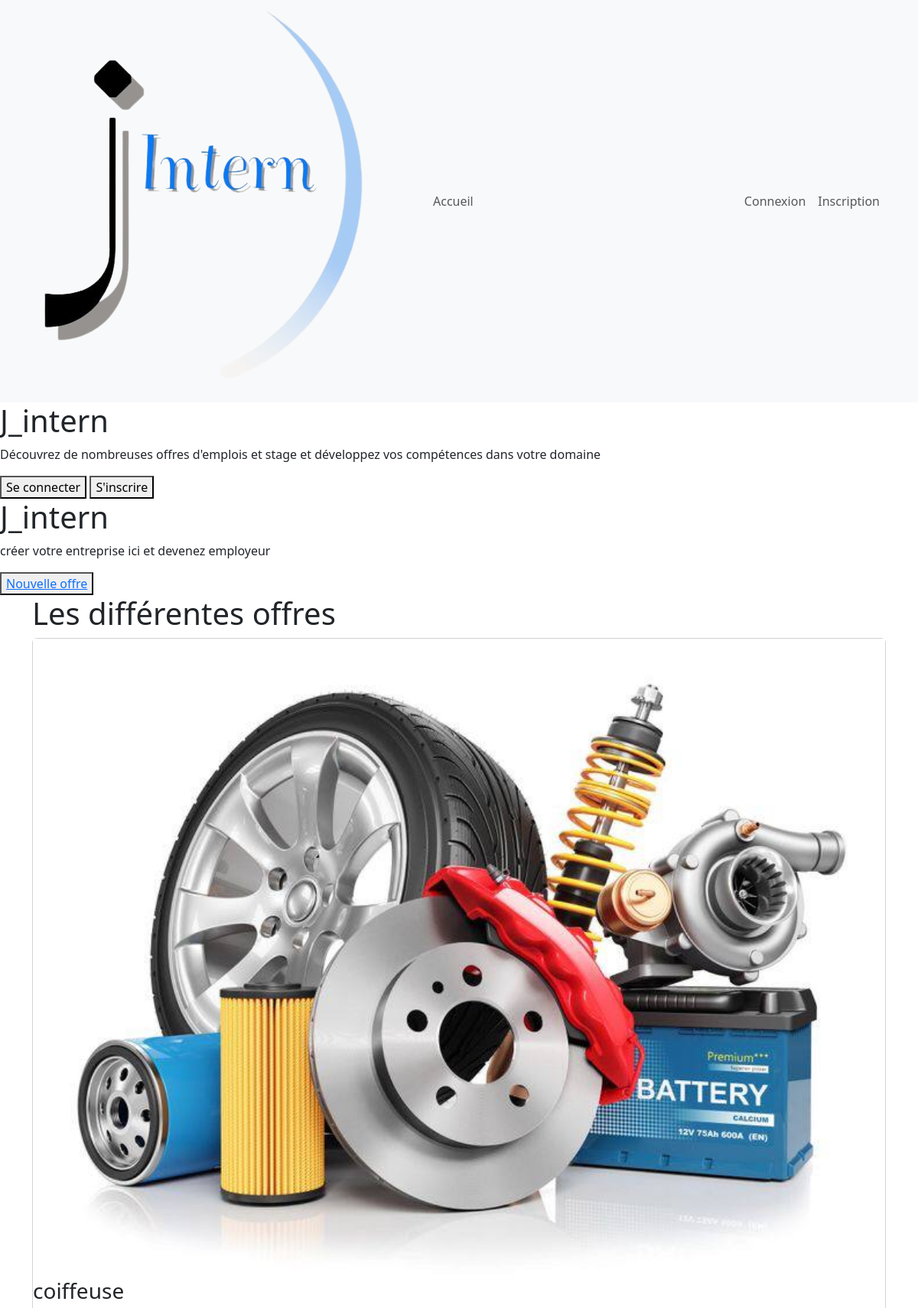
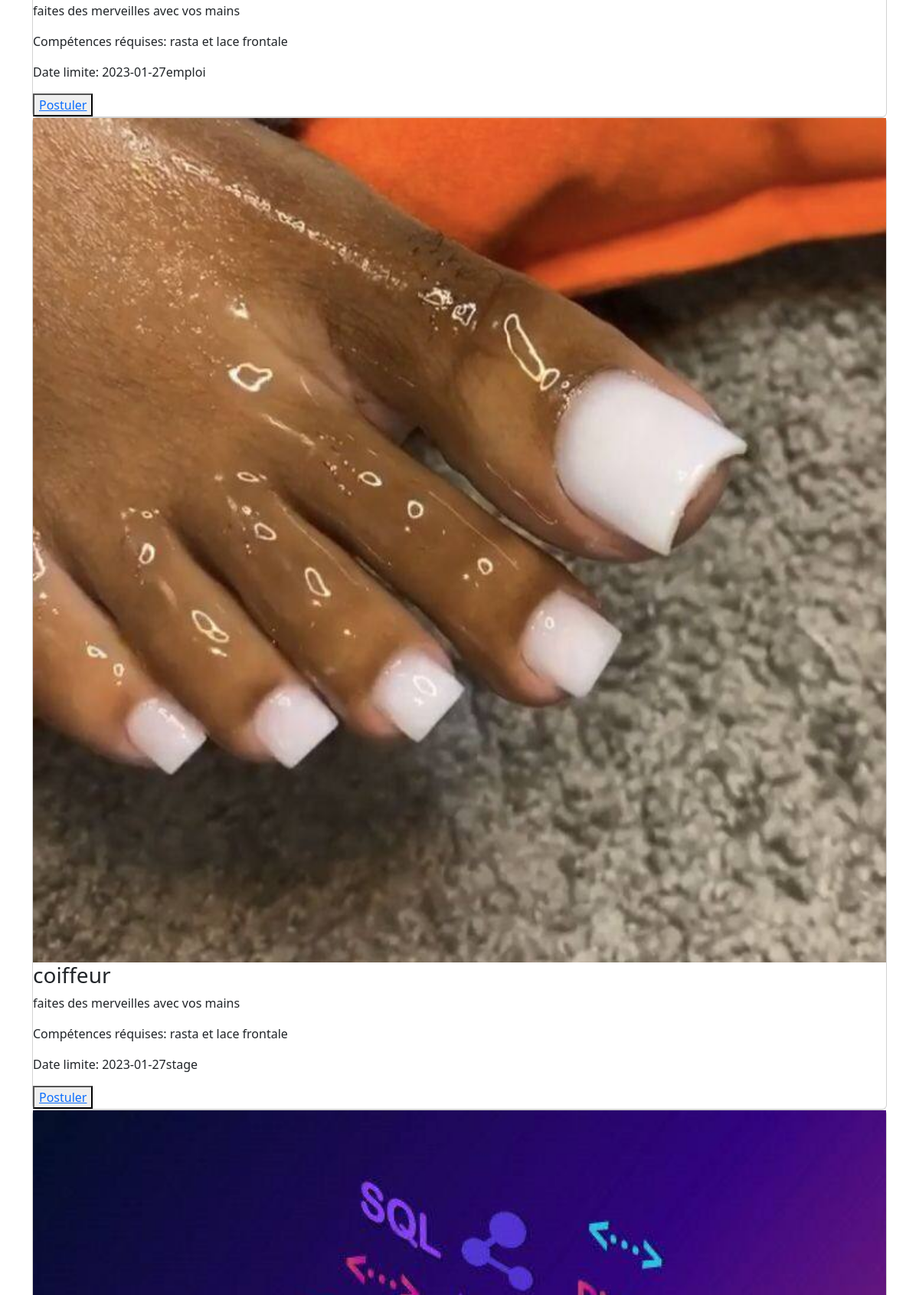
The page / (upper part) on the database its author committed (2 pictures, top to bottom).
### tables this page shows
CREATE TABLE `offre` (
  `id` int(11) NOT NULL,
  `description_offre` varchar(255) DEFAULT NULL,
  `domaine` varchar(255) DEFAULT NULL,
  `competences` varchar(255) DEFAULT NULL,
  `date_limite` date DEFAULT NULL,
  `id_entreprise` int(11) DEFAULT NULL,
  `titre` varchar(255) DEFAULT NULL,
  `salaire` float DEFAULT NULL,
  `type_offre` varchar(50) DEFAULT NULL,
  `photo` varchar(255) DEFAULT NULL
);

### offre/list-candidat.php (the view, shortened to what this page needs)
<div class="containt_card">
<?php
$sql = "SELECT * FROM offre ";
$result = $connexion->query($sql);
if ($result->num_rows > 0)
{
    while($row = $result->fetch_assoc()) {
        $titre = $row['titre'];
    $description = $row['description_offre'];
    $competence = $row['competences'];
    $datelimite = $row['date_limite'];
    $type = $row["type_offre"];
    $image = $row['photo'];
        echo '<div class="card" >';
        echo '<img class="img-offre" src="'.$image.'" alt="'.$titre.'">';
        echo '<h3>'.$titre.'</h3>';
        echo '<p>'.$description.'</p>';
        echo '<p><span class="precision">Compétences réquises: </span>'.$competence.'</p>';
        echo '<p><span class="precision">Date limite: </span>'.$datelimite;
        echo '<span class="bage">'.$type.'</span></p>';
        echo '<div class="apply-btn" ><button >';
            echo '<a href="../candidature/create.php?id='.$_SESSION['idOffre'].'">Postuler</a>';
        echo '</button></div>';
        echo '</div>';
    }
}
else {
    echo "Vous n'avez ajouté aucune offre";
}
?>
</div>

### rows shown on the page
offre: photo (picture), titre "coiffeuse", description_offre "faites des merveilles avec vos mains", competences "rasta et lace frontale", date_limite "2023-01-27", type_offre "emploi"
offre: photo (picture), titre "coiffeur", description_offre "faites des merveilles avec vos mains", competences "rasta et lace frontale", date_limite "2023-01-27", type_offre "stage"
offre: photo (picture)
